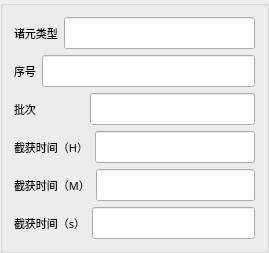
         <widget class="QGroupBox" name="groupBox_42">
          <property name="enabled">
           <bool>true</bool>
          </property>
          <property name="maximumSize">
           <size>
            <width>16777215</width>
            <height>16777215</height>
           </size>
          </property>
          <property name="font">
           <font>
            <family>微软雅黑</family>
            <pointsize>13</pointsize>
            <weight>75</weight>
            <bold>true</bold>
           </font>
          </property>
          <property name="mouseTracking">
           <bool>false</bool>
          </property>
          <property name="title">
           <string/>
          </property>
          <property name="flat">
           <bool>false</bool>
          </property>
          <property name="checkable">
           <bool>false</bool>
          </property>
          <layout class="QGridLayout" name="gridLayout_16">
           <item row="1" column="0">
            <layout class="QGridLayout" name="gridLayout_21">
             <item row="0" column="0">
              <layout class="QHBoxLayout" name="horizontalLayout_47">
               <item>
                <widget class="QLabel" name="label_35">
                 <property name="minimumSize">
                  <size>
                   <width>0</width>
                   <height>0</height>
                  </size>
                 </property>
                 <property name="font">
                  <font>
                   <family>微软雅黑</family>
                   <pointsize>8</pointsize>
                   <weight>50</weight>
                   <bold>false</bold>
                  </font>
                 </property>
                 <property name="text">
                  <string>诸元类型</string>
                 </property>
                </widget>
               </item>
               <item>
                <widget class="QLineEdit" name="lineEdit_TypesOfElements">
                 <property name="font">
                  <font>
                   <family>微软雅黑</family>
                   <pointsize>13</pointsize>
                   <weight>50</weight>
                   <bold>false</bold>
                  </font>
                 </property>
                </widget>
               </item>
              </layout>
             </item>
             <item row="1" column="0">
              <layout class="QHBoxLayout" name="horizontalLayout_48">
               <item>
                <widget class="QLabel" name="label_36">
                 <property name="minimumSize">
                  <size>
                   <width>0</width>
                   <height>0</height>
                  </size>
                 </property>
                 <property name="font">
                  <font>
                   <family>微软雅黑</family>
                   <pointsize>8</pointsize>
                   <weight>50</weight>
                   <bold>false</bold>
                  </font>
                 </property>
                 <property name="text">
                  <string>序号</string>
                 </property>
                </widget>
               </item>
               <item>
                <widget class="QLineEdit" name="lineEdit_ZhuyuanSerialNumber">
                 <property name="font">
                  <font>
                   <family>微软雅黑</family>
                   <pointsize>13</pointsize>
                   <weight>50</weight>
                   <bold>false</bold>
                  </font>
                 </property>
                </widget>
               </item>
              </layout>
             </item>
             <item row="2" column="0">
              <layout class="QHBoxLayout" name="horizontalLayout_49">
               <item>
                <widget class="QLabel" name="label_37">
                 <property name="minimumSize">
                  <size>
                   <width>70</width>
                   <height>0</height>
                  </size>
                 </property>
                 <property name="font">
                  <font>
                   <family>微软雅黑</family>
                   <pointsize>8</pointsize>
                   <weight>50</weight>
                   <bold>false</bold>
                  </font>
                 </property>
                 <property name="text">
                  <string>批次</string>
                 </property>
                </widget>
               </item>
               <item>
                <widget class="QLineEdit" name="lineEdit_ZhuyuanBatch">
                 <property name="font">
                  <font>
                   <family>微软雅黑</family>
                   <pointsize>13</pointsize>
                   <weight>50</weight>
                   <bold>false</bold>
                  </font>
                 </property>
                </widget>
               </item>
              </layout>
             </item>
             <item row="3" column="0">
              <layout class="QHBoxLayout" name="horizontalLayout_50">
               <item>
                <widget class="QLabel" name="label_38">
                 <property name="minimumSize">
                  <size>
                   <width>70</width>
                   <height>0</height>
                  </size>
                 </property>
                 <property name="font">
                  <font>
                   <family>微软雅黑</family>
                   <pointsize>8</pointsize>
                   <weight>50</weight>
                   <bold>false</bold>
                  </font>
                 </property>
                 <property name="text">
                  <string>截获时间（H）</string>
                 </property>
                </widget>
               </item>
               <item>
                <widget class="QLineEdit" name="lineEdit_ZhuyuanInterceptionh">
                 <property name="font">
                  <font>
                   <family>微软雅黑</family>
                   <pointsize>13</pointsize>
                   <weight>50</weight>
                   <bold>false</bold>
                  </font>
                 </property>
                </widget>
               </item>
              </layout>
             </item>
             <item row="4" column="0">
              <layout class="QHBoxLayout" name="horizontalLayout_51">
               <item>
                <widget class="QLabel" name="label_39">
                 <property name="minimumSize">
                  <size>
                   <width>70</width>
                   <height>0</height>
                  </size>
                 </property>
                 <property name="font">
                  <font>
                   <family>微软雅黑</family>
                   <pointsize>8</pointsize>
                   <weight>50</weight>
                   <bold>false</bold>
                  </font>
                 </property>
                 <property name="text">
                  <string>截获时间（M）</string>
                 </property>
                </widget>
               </item>
               <item>
                <widget class="QLineEdit" name="lineEdit_ZhuyuanInterceptionm">
                 <property name="font">
                  <font>
                   <family>微软雅黑</family>
                   <pointsize>13</pointsize>
                   <weight>50</weight>
                   <bold>false</bold>
                  </font>
                 </property>
                </widget>
               </item>
              </layout>
             </item>
             <item row="5" column="0">
              <layout class="QHBoxLayout" name="horizontalLayout_52">
               <item>
                <widget class="QLabel" name="label_40">
                 <property name="minimumSize">
                  <size>
                   <width>0</width>
                   <height>0</height>
                  </size>
                 </property>
                 <property name="font">
                  <font>
                   <family>微软雅黑</family>
                   <pointsize>8</pointsize>
                   <weight>50</weight>
                   <bold>false</bold>
                  </font>
                 </property>
                 <property name="text">
                  <string>截获时间（s）</string>
                 </property>
                </widget>
               </item>
               <item>
                <widget class="QLineEdit" name="lineEdit_ZhuyuanInterceptions">
                 <property name="font">
                  <font>
                   <family>微软雅黑</family>
                   <pointsize>13</pointsize>
                   <weight>50</weight>
                   <bold>false</bold>
                  </font>
                 </property>
                </widget>
               </item>
              </layout>
             </item>
            </layout>
           </item>
          </layout>
         </widget>
